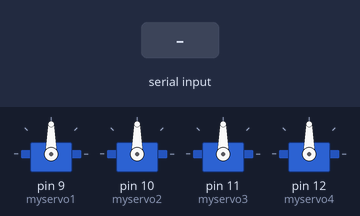
The sketch below on a simulated Arduino Uno, built with avr-gcc and run on an emulated ATmega328P. Parts: 4 × servo. Inputs (shaded band) come from the test bench.

Above: at 1.2 s.
1.3 s: "A" received over Serial
At 2.4 s:
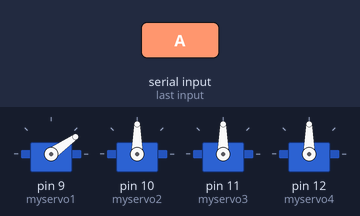
2.8 s: byte 71 (71) received over Serial
At 3.5 s:
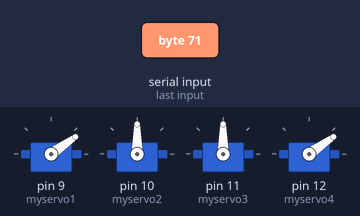
4.3 s: "C" received over Serial
At 4.7 s:
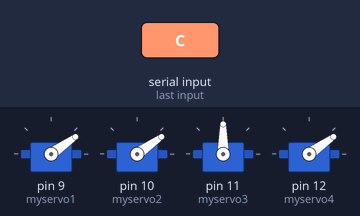
5.8 s: "E" received over Serial
At 7.0 s:
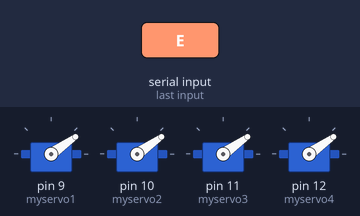
7.3 s: byte 71 (71) received over Serial
At 8.2 s:
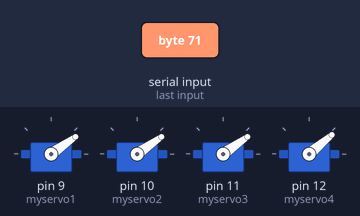
8.8 s: "A" received over Serial
At 9.4 s:
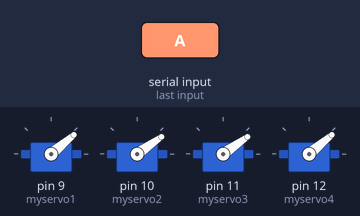
Timing chart, 0 to 11.3 s (numbered marks = the images above; inputs shaded):
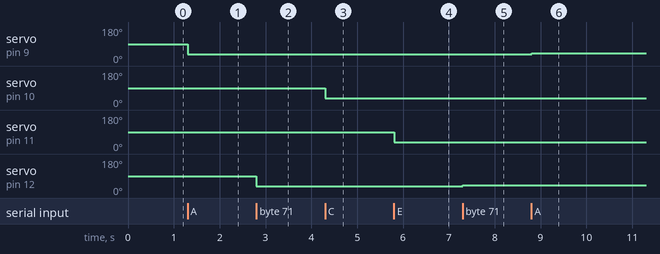

The sketch:

Robot_Firmware.ino
```cpp
#include <Servo.h>
int position = 0;
Servo myservo1;
Servo myservo2;
Servo myservo3;
Servo myservo4;
int servo1=30;
int servo2=30;
int servo3=30;
int servo4=30;
int incomingByte = 0;
int speed =5;
void setup() {
  Serial.begin(9600);
  myservo1.attach(9);
 myservo2.attach(10);
  myservo3.attach(11);
   myservo4.attach(12);
      myservo1.write(90);
myservo2.write(90);
myservo3.write(90);
myservo4.write(90);

}

void loop() {
   if (Serial.available() > 0) {
     incomingByte = Serial.read();
                switch (incomingByte)
                {
                  case 65:
                servo1+=speed;
                 myservo1.write(servo1);
                  break;
                  case 66:
                servo1-=speed;
                  myservo1.write(servo1);
                  break;
                  case 67:
                servo2+=speed;
                  myservo2.write(servo2);
                  break;
                  case 68:
                servo2-=speed;
                  myservo2.write(servo2);
                  break;
                  case 69:
                servo3+=speed;
                  myservo3.write(servo3);
                  break;
                  case 70:
                servo3-=speed;
                  myservo3.write(servo3);
                  break;
                  case 71:
                servo4+=speed;
                  myservo4.write(servo4);
                  break;
                 case 72:
                servo4-=speed;
                  myservo4.write(servo4);
                  break;
                }
   }
delay(50);
}
```

Measured:
- after the input at 1.3 s, servo on pin 9 (myservo1): 90° → 35° at once
- after the input at 2.8 s, servo on pin 12 (myservo4): 90° → 35° at once
- after the input at 4.3 s, servo on pin 10 (myservo2): 90° → 35° at once
- after the input at 5.8 s, servo on pin 11 (myservo3): 90° → 35° at once
- after the input at 7.3 s, servo on pin 12 (myservo4): 35° → 40° at once
- after the input at 8.8 s, servo on pin 9 (myservo1): 35° → 40° at once
